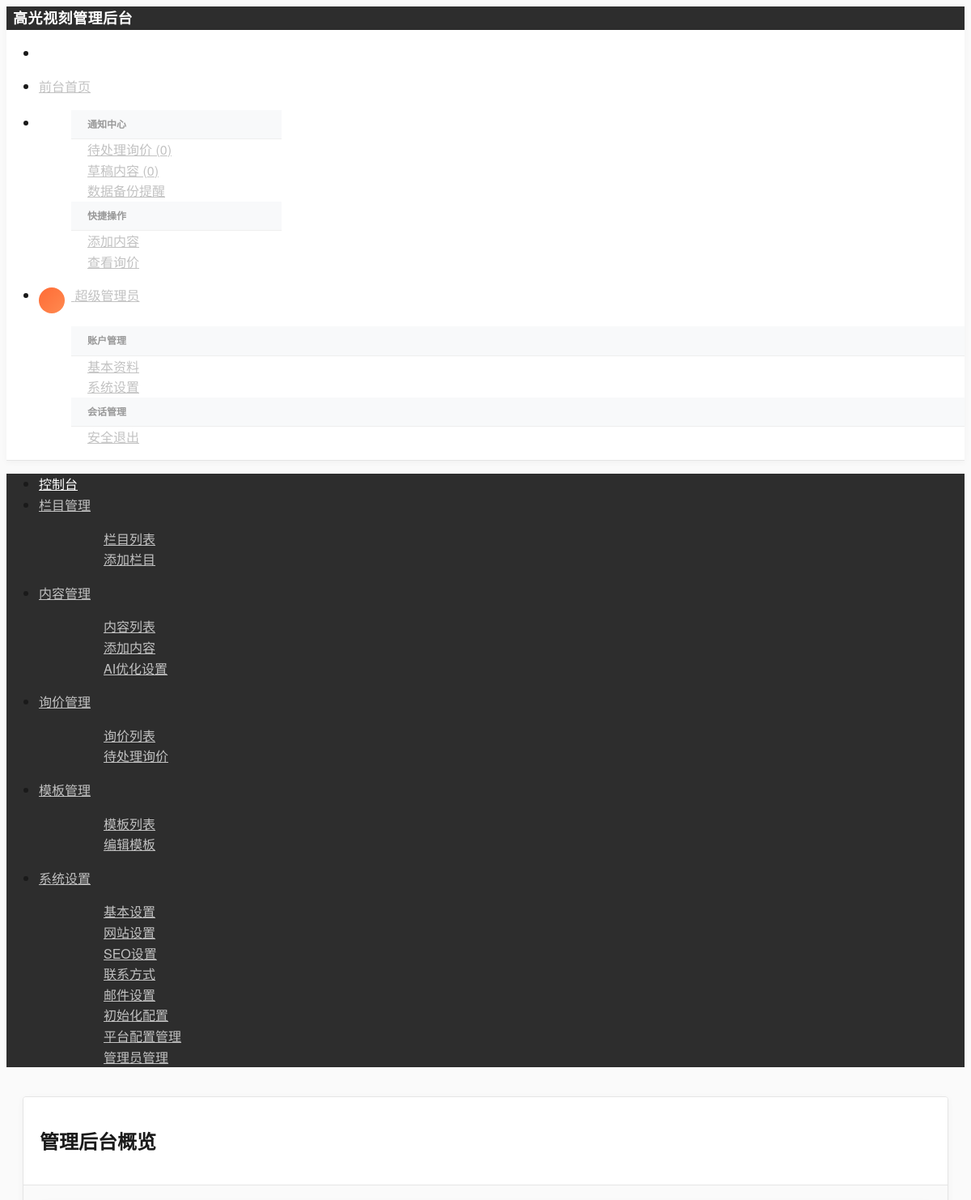
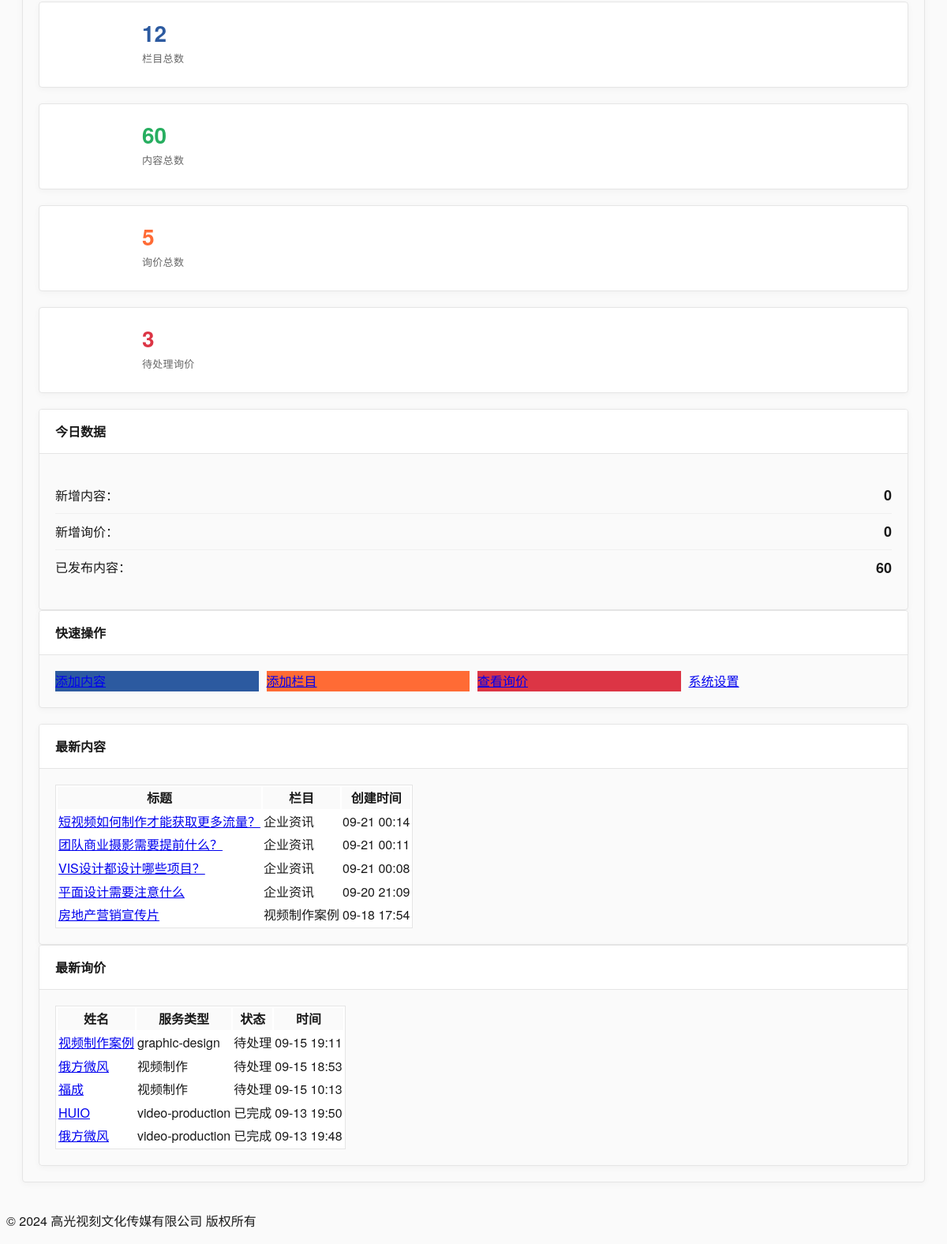
The page /admin/index.php (signed in) on the database its author committed (2 pictures, top to bottom).
### tables this page shows
CREATE TABLE `contents` (
  `id` int(11) NOT NULL AUTO_INCREMENT,
  `category_id` int(11) NOT NULL COMMENT '栏目ID',
  `title` varchar(200) NOT NULL COMMENT '标题',
  `slug` varchar(200) NOT NULL COMMENT 'URL别名',
  `summary` text COMMENT '摘要',
  `content` longtext COMMENT '内容',
  `thumbnail` varchar(500) DEFAULT NULL COMMENT '缩略图',
  `images` json DEFAULT NULL COMMENT '图片集合',
  `videos` json DEFAULT NULL COMMENT '视频集合',
  `tags` varchar(500) DEFAULT NULL COMMENT '标签',
  `view_count` int(11) NOT NULL DEFAULT '0' COMMENT '浏览量',
  `sort_order` int(11) NOT NULL DEFAULT '0' COMMENT '排序',
  `is_featured` tinyint(1) NOT NULL DEFAULT '0' COMMENT '是否推荐',
  `is_published` tinyint(1) NOT NULL DEFAULT '1' COMMENT '是否发布',
  `published_at` timestamp NULL DEFAULT NULL COMMENT '发布时间',
  `seo_title` varchar(200) DEFAULT NULL COMMENT 'SEO标题',
  `seo_keywords` varchar(500) DEFAULT NULL COMMENT 'SEO关键词',
  `seo_description` varchar(500) DEFAULT NULL COMMENT 'SEO描述',
  `created_at` timestamp NOT NULL DEFAULT CURRENT_TIMESTAMP COMMENT '创建时间',
  `updated_at` timestamp NOT NULL DEFAULT CURRENT_TIMESTAMP ON UPDATE CURRENT_TIMESTAMP COMMENT '更新时间',
  PRIMARY KEY (`id`),
  UNIQUE KEY `slug` (`slug`),
  KEY `category_id` (`category_id`),
  KEY `is_published` (`is_published`),
  KEY `is_featured` (`is_featured`),
  KEY `sort_order` (`sort_order`)
);

CREATE TABLE `categories` (
  `id` int(11) NOT NULL AUTO_INCREMENT,
  `name` varchar(100) NOT NULL COMMENT '栏目名称',
  `slug` varchar(100) NOT NULL COMMENT 'URL别名',
  `description` text COMMENT '栏目描述',
  `channel_content` longtext COMMENT '频道页面内容',
  `template_type` enum('channel','list','content') NOT NULL DEFAULT 'list' COMMENT '模板类型',
  `template_file` varchar(100) DEFAULT NULL COMMENT '模板文件名',
  `parent_id` int(11) NOT NULL DEFAULT '0' COMMENT '父栏目ID',
  `sort_order` int(11) NOT NULL DEFAULT '0' COMMENT '排序',
  `is_active` tinyint(1) NOT NULL DEFAULT '1' COMMENT '是否启用',
  `meta_title` varchar(200) DEFAULT NULL COMMENT 'SEO标题',
  `meta_keywords` varchar(500) DEFAULT NULL COMMENT 'SEO关键词',
  `meta_description` varchar(500) DEFAULT NULL COMMENT 'SEO描述',
  `created_at` timestamp NOT NULL DEFAULT CURRENT_TIMESTAMP COMMENT '创建时间',
  `updated_at` timestamp NOT NULL DEFAULT CURRENT_TIMESTAMP ON UPDATE CURRENT_TIMESTAMP COMMENT '更新时间',
  `content_template_id` int(11) DEFAULT NULL COMMENT '内容模板ID',
  PRIMARY KEY (`id`),
  UNIQUE KEY `slug` (`slug`),
  KEY `parent_id` (`parent_id`),
  KEY `sort_order` (`sort_order`),
  KEY `is_active` (`is_active`),
  KEY `idx_template_file` (`template_file`),
  KEY `idx_content_template_id` (`content_template_id`)
);

CREATE TABLE `inquiries` (
  `id` int(11) NOT NULL AUTO_INCREMENT,
  `name` varchar(100) NOT NULL COMMENT '姓名',
  `company` varchar(200) DEFAULT NULL COMMENT '公司名称',
  `phone` varchar(20) NOT NULL COMMENT '联系电话',
  `email` varchar(100) DEFAULT NULL COMMENT '邮箱',
  `service_type` varchar(100) NOT NULL COMMENT '服务类型',
  `budget` varchar(50) DEFAULT NULL COMMENT '预算范围',
  `project_description` text COMMENT '项目描述',
  `requirements` text COMMENT '具体需求',
  `timeline` varchar(100) DEFAULT NULL COMMENT '预期时间',
  `source` varchar(50) DEFAULT 'website' COMMENT '来源渠道',
  `status` enum('pending','processing','completed','cancelled') NOT NULL DEFAULT 'pending' COMMENT '处理状态',
  `priority` enum('low','normal','high','urgent') DEFAULT 'normal' COMMENT '优先级',
  `notes` text COMMENT '备注',
  `response_content` text COMMENT '回复内容',
  `response_at` datetime DEFAULT NULL COMMENT '回复时间',
  `assigned_to` int(11) DEFAULT NULL COMMENT '分配给谁',
  `followed_up_at` timestamp NULL DEFAULT NULL COMMENT '跟进时间',
  `created_at` timestamp NOT NULL DEFAULT CURRENT_TIMESTAMP COMMENT '创建时间',
  `updated_at` timestamp NOT NULL DEFAULT CURRENT_TIMESTAMP ON UPDATE CURRENT_TIMESTAMP COMMENT '更新时间',
  PRIMARY KEY (`id`),
  KEY `status` (`status`),
  KEY `service_type` (`service_type`),
  KEY `created_at` (`created_at`),
  KEY `priority` (`priority`),
  KEY `assigned_to` (`assigned_to`)
);

### admin/index.php (the view, shortened to what the rows shown need)
<?php
require_once '../includes/functions.php';
try {
    $stmt = $db->prepare("SELECT c.id, c.title, c.created_at, cat.name as category_name
                          FROM contents c
                          LEFT JOIN categories cat ON c.category_id = cat.id
                          ORDER BY c.created_at DESC LIMIT 5");
    $stmt->execute();
    $latest_contents = $stmt->fetchAll();
    $stmt = $db->prepare("SELECT id, name, service_type, created_at, status FROM inquiries ORDER BY created_at DESC LIMIT 5");
    $stmt->execute();
    $latest_inquiries = $stmt->fetchAll();
} catch(PDOException $e) {
    $stats = [];
    $latest_contents = [];
    $latest_inquiries = [];
}
?>
<!DOCTYPE html>
<html lang="zh-CN">
<head>
    <link rel="stylesheet" href="https://unpkg.com/layui@2.8.0/dist/css/layui.css">
    <link rel="stylesheet" href="assets/css/admin-optimized.css">
</head>
<body>
    <div class="layui-layout layui-layout-admin">
        <div class="layui-body">
            <div class="layui-card">
                <div class="layui-card-header">
                    <h2>管理后台概览</h2>
                </div>
                <div class="layui-card-body">
                    <div class="layui-row layui-col-space15" style="margin-top: 20px;">
                        <div class="layui-col-md6">
                            <div class="layui-card">
                                <div class="layui-card-body">
                                    <?php if (empty($latest_contents)): ?>
                                        <p style="text-align: center; color: #999;">暂无内容</p>
                                    <?php else: ?>
                                        <table class="layui-table" lay-size="sm">
                                            <thead>
                                                <tr>
                                                    <th>标题</th>
                                                    <th>栏目</th>
                                                    <th>创建时间</th>
                                                </tr>
                                            </thead>
                                            <tbody>
                                                <?php foreach ($latest_contents as $content): ?>
                                                <tr>
                                                    <td>
                                                        <a href="modules/content/edit.php?id=<?php echo $content['id']; ?>">
                                                            <?php echo truncate_string($content['title'], 30); ?>
                                                        </a>
                                                    </td>
                                                    <td><?php echo $content['category_name'] ?? '未分类'; ?></td>
                                                    <td><?php echo format_date($content['created_at'], 'm-d H:i'); ?></td>
                                                </tr>
                                                <?php endforeach; ?>
                                            </tbody>
                                        </table>
                                    <?php endif; ?>
                                </div>
                            </div>
                        </div>
                        <div class="layui-col-md6">
                            <div class="layui-card">
                                <div class="layui-card-body">
                                    <?php if (empty($latest_inquiries)): ?>
                                        <p style="text-align: center; color: #999;">暂无询价</p>
                                    <?php else: ?>
                                        <table class="layui-table" lay-size="sm">
                                            <thead>
                                                <tr>
                                                    <th>姓名</th>
                                                    <th>服务类型</th>
                                                    <th>状态</th>
                                                    <th>时间</th>
                                                </tr>
                                            </thead>
                                            <tbody>
                                                <?php foreach ($latest_inquiries as $inquiry): ?>
                                                <tr>
                                                    <td>
                                                        <a href="modules/inquiry/view.php?id=<?php echo $inquiry['id']; ?>">
                                                            <?php echo $inquiry['name']; ?>
                                                        </a>
                                                    </td>
                                                    <td><?php echo $inquiry['service_type']; ?></td>
                                                    <td>
                                                        <?php
                                                        $status_map = ['pending' => '待处理', 'processing' => '处理中', 'completed' => '已完成'];
                                                        $status_class = ['pending' => 'layui-bg-orange', 'processing' => 'layui-bg-blue', 'completed' => 'layui-bg-green'];
                                                        echo '<span class="layui-badge ' . ($status_class[$inquiry['status']] ?? '') . '">' . ($status_map[$inquiry['status']] ?? $inquiry['status']) . '</span>';
                                                        ?>
                                                    </td>
                                                    <td><?php echo format_date($inquiry['created_at'], 'm-d H:i'); ?></td>
                                                </tr>
                                                <?php endforeach; ?>
                                            </tbody>
                                        </table>
                                    <?php endif; ?>
                                </div>
                            </div>
                        </div>
                    </div>
                </div>
            </div>
        </div>
    </div>
</body>
</html>

### rows shown on the page
contents: title "短视频如何制作才能获取更多流量？", category.name "企业资讯", created_at "09-21 00:14"
contents: title "团队商业摄影需要提前什么？", category.name "企业资讯", created_at "09-21 00:11"
contents: title "VIS设计都设计哪些项目？", category.name "企业资讯", created_at "09-21 00:08"
contents: title "平面设计需要注意什么", category.name "企业资讯", created_at "09-20 21:09"
contents: title "房地产营销宣传片", category.name "视频制作案例", created_at "09-18 17:54"
inquiries: name "视频制作案例", service_type "graphic-design", status "待处理", created_at "09-15 19:11"
inquiries: name "俄方微风", service_type "视频制作", status "待处理", created_at "09-15 18:53"
inquiries: name "福成", service_type "视频制作", status "待处理", created_at "09-15 10:13"
inquiries: name "HUIO", service_type "video-production", status "已完成", created_at "09-13 19:50"
inquiries: name "俄方微风", service_type "video-production", status "已完成", created_at "09-13 19:48"

### other values the page prints
$_SESSION['admin_name'] "超级管理员"
$stats['categories'] "12"
$stats['contents'] "60"
$stats['inquiries'] "5"
$stats['pending_inquiries'] "3"
$stats['today_contents'] "0"
$stats['today_inquiries'] "0"
$stats['published_contents'] "60"
